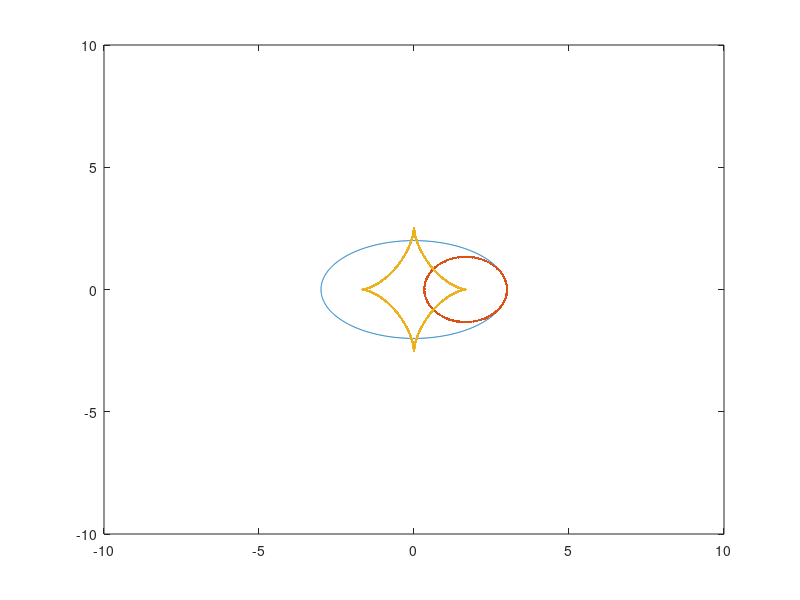

This chart was generated by the following MATLAB code:
T = 0:0.002*pi:2*pi;
a = 3; b = 2;
x = @(t) a .* cos(t);
y = @(t) b .* sin(t);
h = 1e-4;
dfx = @(t) (x(t + h) - x(t)) / h;
dfy = @(t) (y(t + h) - y(t)) / h;
d2fx = @(t) (dfx(t + h) - dfx(t)) ./ h;
d2fy = @(t) (dfy(t + h) - dfy(t)) ./ h;
X1 = @(t) x(t) - dfy(t) .* (((dfx(t)).^2 + (dfy(t)).^2) ./ (dfx(t) .* d2fy(t) - d2fx(t) .* dfy(t)));
Y1 = @(t) y(t) + dfx(t) .* (((dfx(t)).^2 + (dfy(t)).^2) ./ (dfx(t) .* d2fy(t) - d2fx(t) .* dfy(t)));

plot(x(T), y(T));
hold on;
axis([-10 10 -10 10]);
# axis equal
h = plot(0,0);
g = plot(0,0);
hold off;

#xn =
#1уравнение нормали в точке (x0, y0) при параметрическом задании r = r(t)
#yn = @(t) y(t) - (dfx(t) ./ dfy(t)) .* (xn - x(t));

for t = T
  R = sqrt((x(t) - X1(t)).^2 + (y(t) - Y1(t)).^2);
  temp = 0:0.05:2*pi;
  X2 = R * cos(temp) + X1(t);
  Y2 = R * sin(temp) + Y1(t);
  set(h, 'XData', X2, 'YData', Y2);
  set(g, 'XData', X1(0:0.002*pi:t), 'YData', Y1(0:0.002*pi:t));
  drawnow;
endfor



